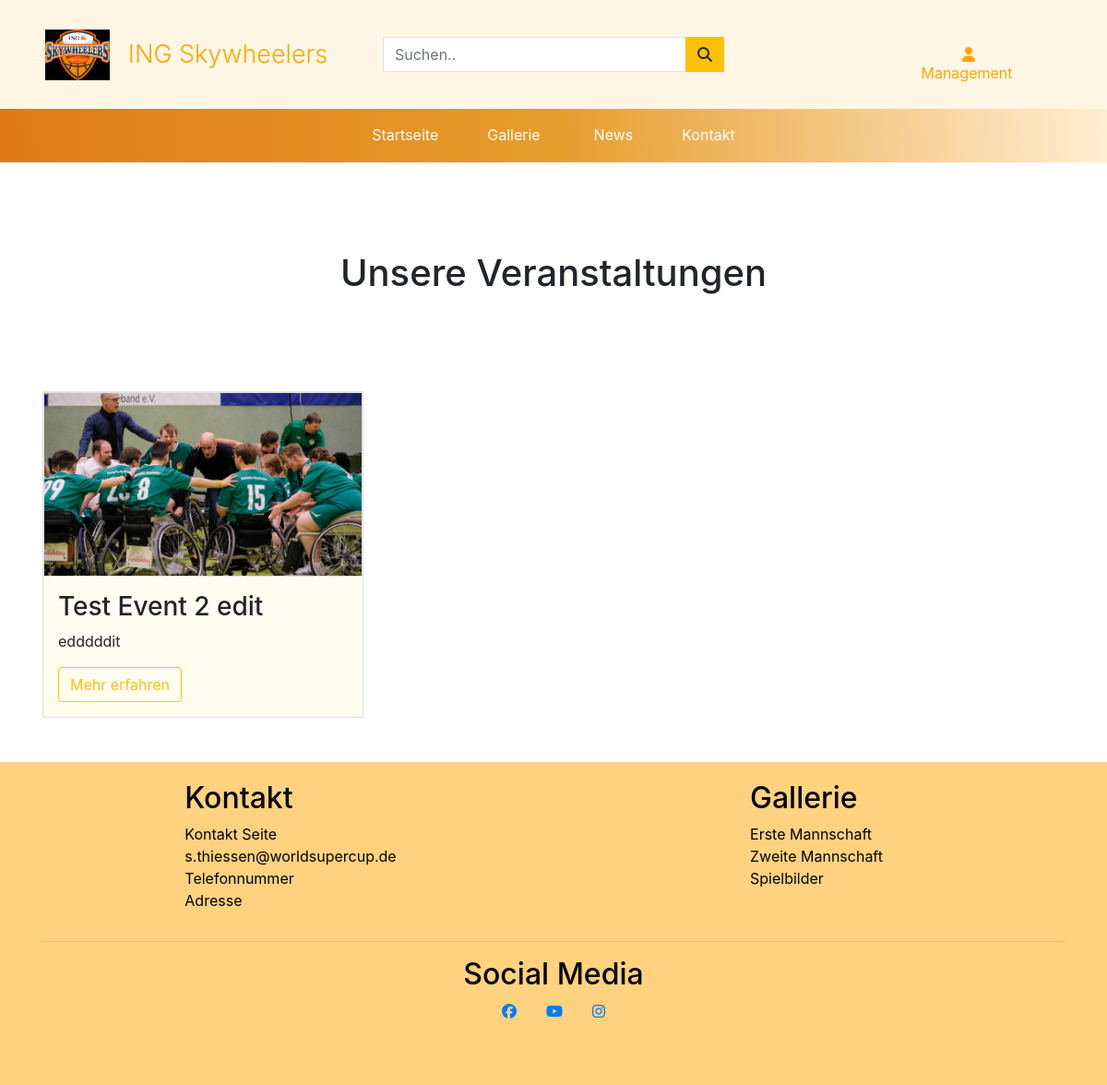
/events/, run on an earlier commit of the app's database.
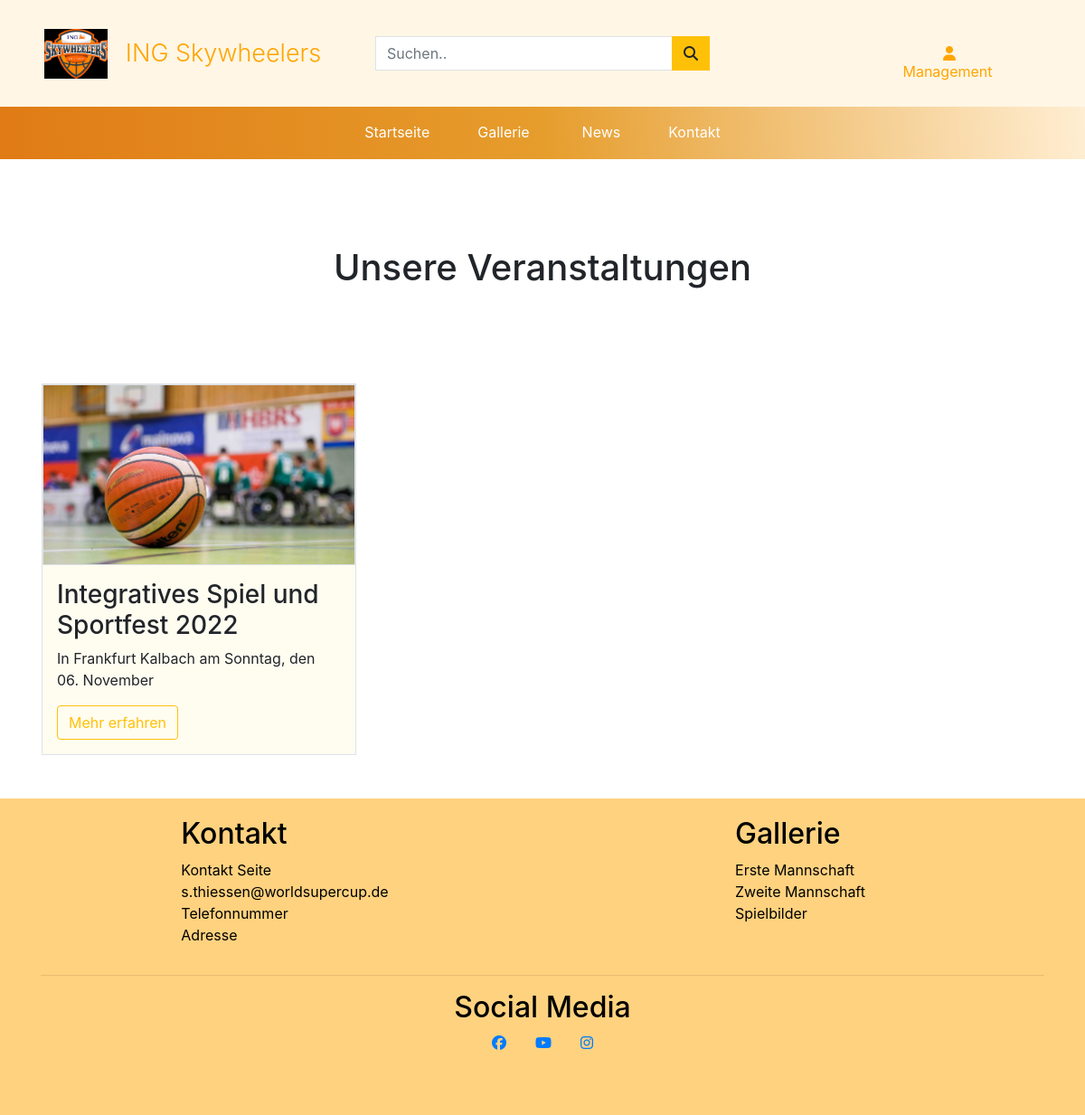
And on a later commit of the database.
### events/models.py (models this page shows, shortened)
class EventInfo(models.Model):
    friendly_name = models.CharField(max_length=254, null=False, blank=False, default='')
    heading = models.CharField(max_length=254, null=False, blank=False, default='')
    short_description = models.CharField(max_length=254, null=False, blank=False, default='')
    image = models.ImageField(null=True, blank=True, default='')
    start_date = models.DateTimeField(blank=False,  default=None)
    end_date = models.DateTimeField(blank=False,  default=None)
    paragraph1 = models.TextField(default='', null=False, blank=False)
    paragraph2 = models.TextField(default='', null=True, blank=True)
    paragraph3 = models.TextField(default='', null=True, blank=True)
    paragraph4 = models.TextField(default='', null=True, blank=True)
    paragraph5 = models.TextField(default='', null=True, blank=True)
    paragraph6 = models.TextField(default='', null=True, blank=True)
    paragraph7 = models.TextField(default='', null=True, blank=True)
    paragraph8 = models.TextField(default='', null=True, blank=True)
    paragraph9 = models.TextField(default='', null=True, blank=True)
    paragraph10 = models.TextField(default='', null=True, blank=True)
    verbose_name_plural = 'Events'

### events/views.py (the view)
# urls.py: path('', views.events_page, name='eventsPage'),
def events_page(request):
    events = EventInfo.objects.all().order_by('start_date')
    context = {
        'events': events
    }
    return render(request, 'events/events.html', context)

### events/templates/events/events.html (shortened to what this page needs)
{% extends 'base.html' %}
{% load static %}
{% block css %}
<link rel="stylesheet" href="{% static 'events/events.css' %}">
{% endblock %}
{% block content %}
<section>
    <div class="container">
        <div class="row py-5 text-center">
            {% if request.user.is_superuser %}
            <div class="col mt-3 text-center">
                <h1>Unsere Veranstaltungen</h1>
                <div class="col d-flex justify-content-center text-center mt-3 mb-5">
                    <a href="{% url 'add_event' %}" class="btn btn-outline-warning rounded-0">+ Neue Veranstaltungen
                        Hinzufügen</a>
                </div>
            </div>
            {% else %}
            <div class="col my-5 text-center">
                <h1>Unsere Veranstaltungen</h1>
            </div>
            {% endif %}
        </div>
    </div>
    <div class="container">
        <div class="row">
            {% for event in events %}
            <div class="col-sm-12 col-md-6 col-lg-4 p-0 mb-5">
                <div class="mx-3 border">
                    {% if event.image %}
                    <a href="{% url 'events_content' event.id %}">
                        <div class="events-img border" style="width: 100%; height: 200px; background-image: url('{{ event.image.url }}');
                                    background-position: center; background-repeat: no-repeat; background-size: cover;"
                            alt="{{ event.heading }}">
                        </div>
                    </a>
                    {% endif %}
                    <div class="events-info orange-bg p-3">
                        <h3>{{event.heading}}</h3>
                        <p>{{ event.short_description }}</p>
                        <a href="{% url 'events_content' event.id %}" class="btn btn-outline-warning">Mehr erfahren</a>
                    </div>
                </div>
            </div>
            {% endfor %}
        </div>
    </div>
</section>
{% endblock %}

What changed in the data, as far as the page shows it:
removed EventInfo: image (picture), heading "Test Event 2 edit", short_description "edddddit"
added EventInfo: image (picture), heading "Integratives Spiel und Sportfest 2022", short_description "In Frankfurt Kalbach am Sonntag, den 06. November"
